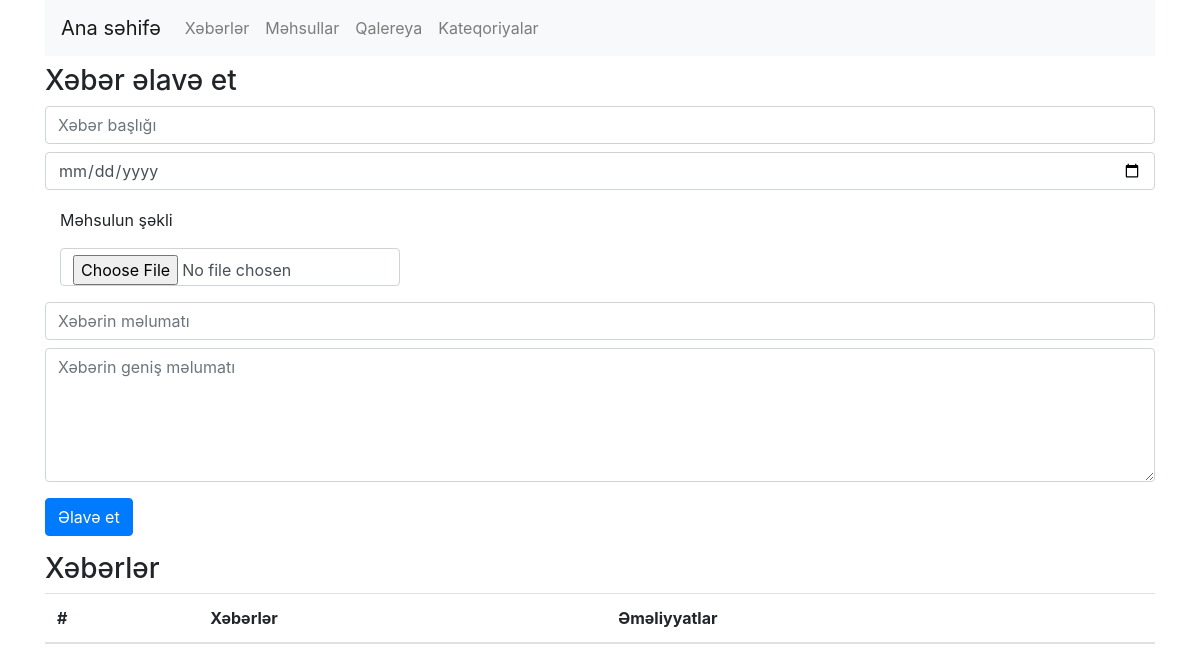
/admin/news, run on an earlier commit of the app's database.
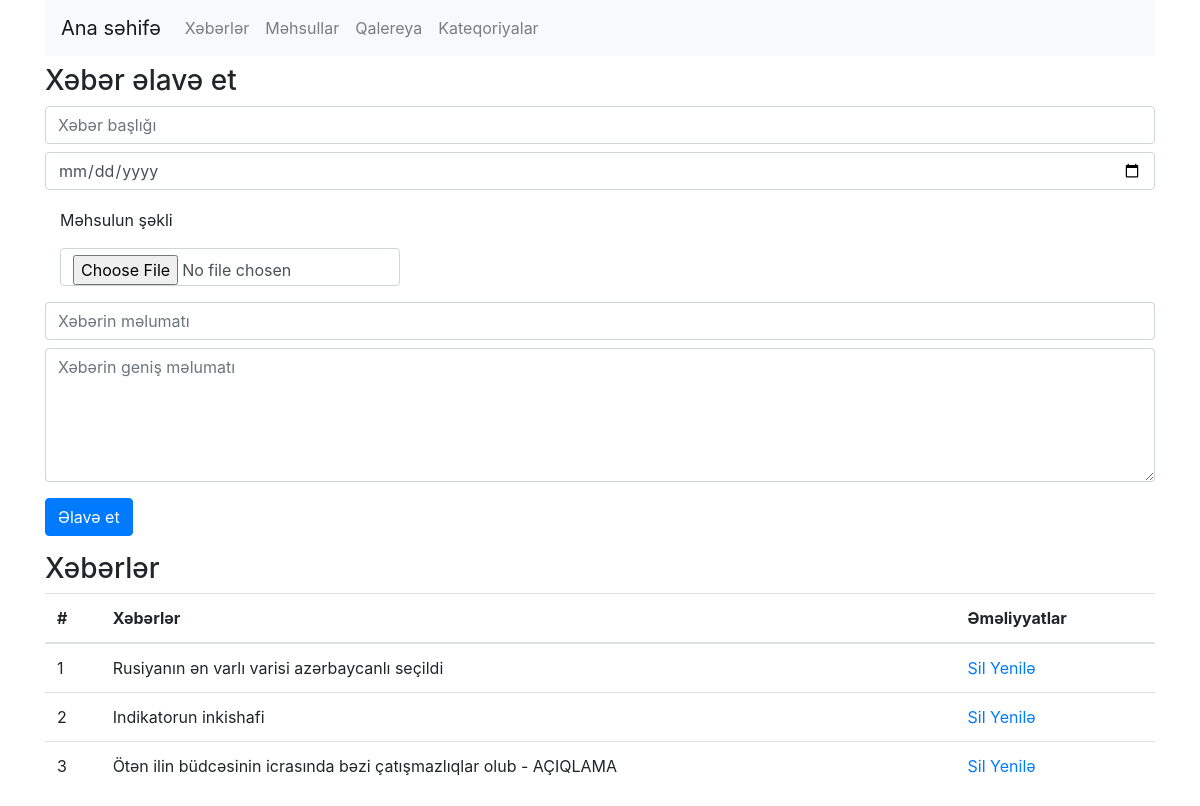
And on a later commit of the database.
### models.py (models this page shows)
class Post(db.Model):
    id=db.Column(db.Integer,primary_key=True)
    post_title=db.Column(db.String(50))
    post_time=db.Column(db.String(50))
    post_img=db.Column(db.String(50))
    post_info=db.Column(db.String(50))
    post_description=db.Column(db.Text)

### controllers/admin/news.py (the view, shortened to what this page needs)
@app.route('/admin/news',methods=['GET','POST'])
def admin_news_index():
    from run import db
    posts=Post.query.all()
    return render_template('admin/news.html',posts=posts)

### controllers/app/main.py (called while the page is built)
@app.context_processor
def inject_user():
    return dict(categories=Categories.query.all())

### templates/admin/news.html
{% extends "admin/base.html" %} {% block content %}
<h3 class="my-2">Xəbər əlavə et</h3>
<form action="/admin/news"method='POST' enctype="multipart/form-data">
    <input type="text" name="post_title" class="form-control my-2" placeholder="Xəbər başlığı">
    <input type="date" name="post_time" class="form-control my-2" placeholder="Xəbərin zamanı">
    <div class="form-group col-sm-4">
        <label for="ccmonth" style="margin-top:10px">Məhsulun şəkli</label>
        <input type="file" name="post_img" class="form-control my-2" placeholder="Məhsulun şəkli">
      </div>
    <input type="text" name="post_info" class="form-control my-2" placeholder="Xəbərin məlumatı">
    <textarea name="post_description" class='form-control my-2' cols="30" rows="5" placeholder="Xəbərin geniş məlumatı"></textarea>
    <input type="submit"  class="btn btn-primary my-2" value="Əlavə et">
</form>
<h3 class="my-2">Xəbərlər</h3>
<table class="table">
    <thead>
        <tr>
            <th>#</th>
            <th>Xəbərlər</th>
            <th>Əməliyyatlar</th>
        </tr>
    </thead>
    <tbody>
        {% for post in posts %}
        <tr>
            <td scope="row">{{post.id}}</td>
            <td>{{post.post_title}}</td>
            <td>
                <a href="/admin/news/delete/{{post.id}}">Sil</a>
                <a href="#">Yenilə</a>
            </td>
        </tr>
        {% endfor %}
    </tbody>
</table>
{% endblock %}

### templates/admin/base.html (shortened to what this page needs)
<!doctype html>
<html lang="en">
  <head>
    <link rel="stylesheet" href="https://stackpath.bootstrapcdn.com/bootstrap/4.3.1/css/bootstrap.min.css">
  </head>
  <body>
    <div class="container">
      <div class="row">
        <div class="col-12">
          <nav class="navbar navbar-expand-sm navbar-light bg-light">
            <a class="navbar-brand" href="/admin">Ana səhifə</a>
            <div class="collapse navbar-collapse" id="collapsibleNavId">
              <ul class="navbar-nav mr-auto mt-2 mt-lg-0">
                <li class="nav-item">
                  <a class="nav-link" href="/admin/news">Xəbərlər</a>
                </li>
                <li class="nav-item">
                  <a class="nav-link" href="/admin/products">Məhsullar</a>
                </li>
                <li class="nav-item">
                  <a class="nav-link" href="/admin/gallery">Qalereya</a>
                </li>
                <li class="nav-item">
                  <a class="nav-link" href="/admin/categories">Kateqoriyalar</a>
                </li>
              </ul>
            </div>
          </nav>
        </div>
      </div>
    </div>
      <div class="container">
        <div class="row">
          <div class="col-12">
            {% block content %}
        {% endblock %}
          </div>
        </div>
      </div>
  </body>
</html>

What changed in the data, as far as the page shows it:
added Post: id "1", post_title "Rusiyanın ən varlı varisi azərbaycanlı seçildi"
added Post: id "2", post_title "Indikatorun inkishafi"
added Post: id "3", post_title "Ötən ilin büdcəsinin icrasında bəzi çatışmazlıqlar olub - AÇIQLAMA"
